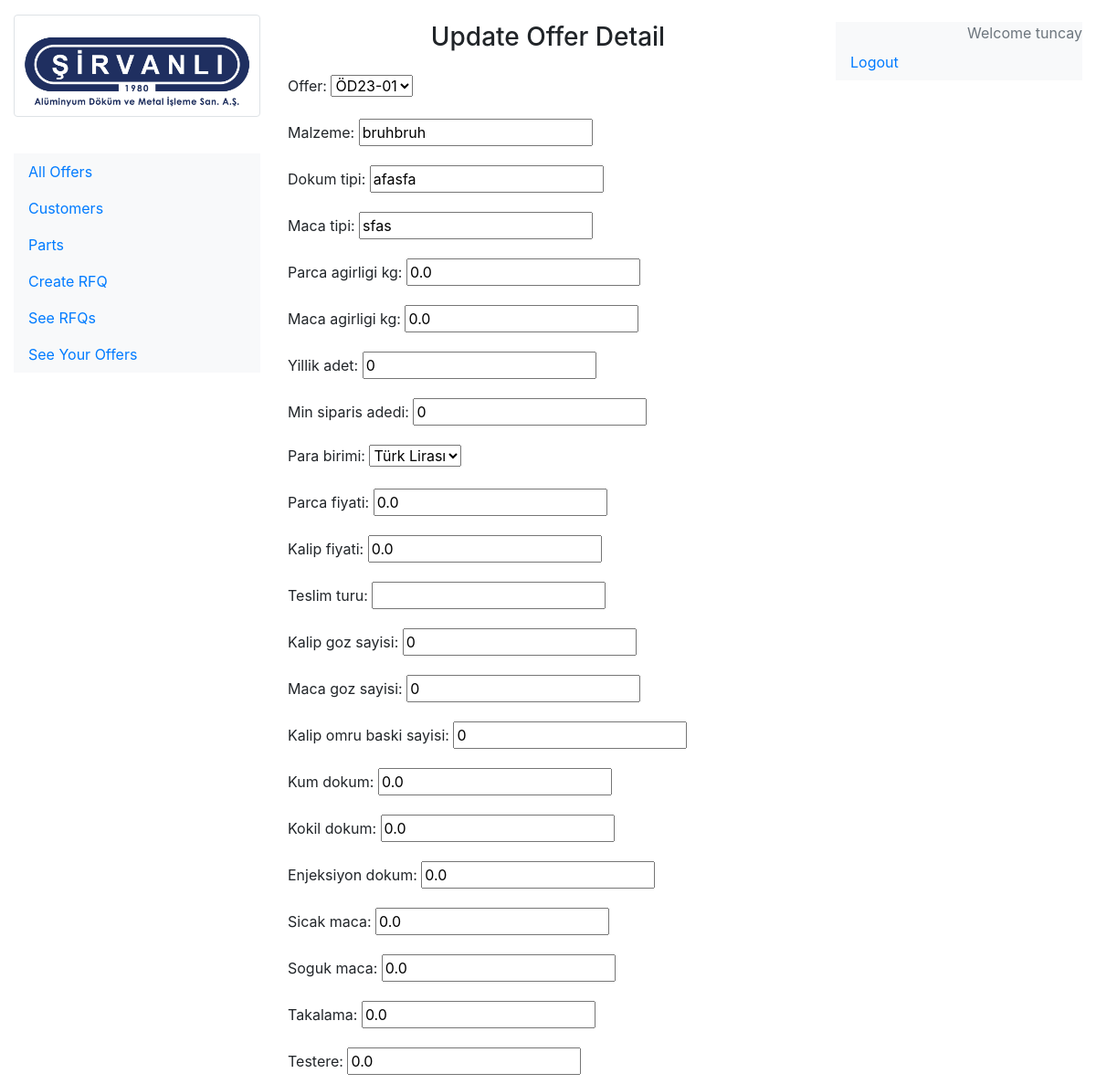
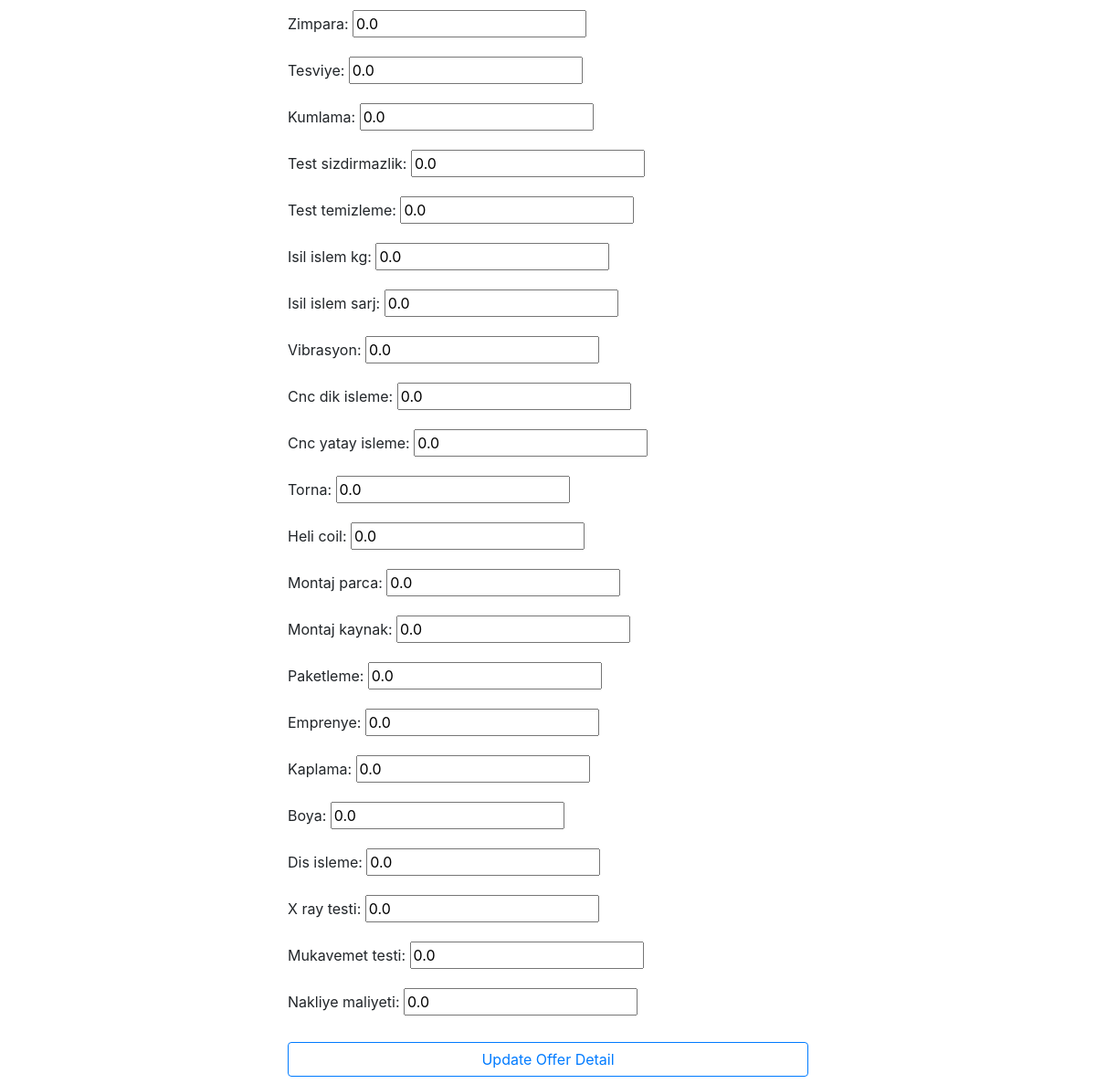
Screenshot of /update-offer-detail/170 (signed in) with the database file from the repository (2 pictures, top to bottom).
### offer/models.py (models this page shows)
class OfferDetail(models.Model):
    offer = models.ForeignKey(Offer, on_delete=models.CASCADE)
    malzeme = models.CharField(max_length=100, blank=True, null=True)
    dokum_tipi = models.CharField(max_length=100, blank=True, null=True)
    maca_tipi = models.CharField(max_length=100, blank=True, null=True)
    parca_agirligi_kg = models.FloatField(default = 0, blank=True, null=True)
    maca_agirligi_kg = models.FloatField(default = 0, blank=True, null=True)
    yillik_adet = models.PositiveIntegerField(default = 0, blank=True, null=True)
    min_siparis_adedi = models.PositiveIntegerField(default = 0, blank=True, null=True)
    para_birimi = models.CharField(max_length=25, choices=(
        ('EUR', 'Euro'),
        ('TL', 'Türk Lirası'),
        ('USD', 'Dollar')
    ), default="TL"
    )
    parca_fiyati = models.FloatField(default = 0, blank=True, null=True)
    kalip_fiyati = models.FloatField(default = 0, blank=True, null=True)
    teslim_turu = models.CharField(max_length=100, blank=True, null=True)
    kalip_goz_sayisi = models.PositiveIntegerField(default = 0, blank=True, null=True)
    maca_goz_sayisi = models.PositiveIntegerField(default = 0, blank=True, null=True)
    kalip_omru_baski_sayisi = models.PositiveIntegerField(default = 0, blank=True, null=True)
    kum_dokum = models.FloatField(default = 0, blank=True, null=True)
    kokil_dokum = models.FloatField(default = 0, blank=True, null=True)
    enjeksiyon_dokum = models.FloatField(default = 0, blank=True, null=True)
    sicak_maca = models.FloatField(default = 0, blank=True, null=True)
    soguk_maca = models.FloatField(default = 0, blank=True, null=True)
    takalama = models.FloatField(default = 0, blank=True, null=True)
    testere = models.FloatField(default = 0, blank=True, null=True)
    zimpara = models.FloatField(default = 0, blank=True, null=True)
    tesviye = models.FloatField(default = 0, blank=True, null=True)
    kumlama = models.FloatField(default = 0, blank=True, null=True)
    test_sizdirmazlik = models.FloatField(default = 0, blank=True, null=True)
    test_temizleme = models.FloatField(default = 0, blank=True, null=True)
    isil_islem_kg = models.FloatField(default = 0, blank=True, null=True)
    isil_islem_sarj = models.FloatField(default = 0, blank=True, null=True)
    vibrasyon = models.FloatField(default = 0, blank=True, null=True)
    cnc_dik_isleme = models.FloatField(default = 0, blank=True, null=True)
    cnc_yatay_isleme = models.FloatField(default = 0, blank=True, null=True)
    torna = models.FloatField(default = 0, blank=True, null=True)
    heli_coil = models.FloatField(default = 0, blank=True, null=True)
    montaj_parca = models.FloatField(default = 0, blank=True, null=True)
    montaj_kaynak = models.FloatField(default = 0, blank=True, null=True)
    paketleme = models.FloatField(default = 0, blank=True, null=True)
    emprenye = models.FloatField(default = 0, blank=True, null=True)
    kaplama = models.FloatField(default = 0, blank=True, null=True)
    boya = models.FloatField(default = 0, blank=True, null=True)
    dis_isleme = models.FloatField(default = 0, blank=True, null=True)
    x_ray_testi = models.FloatField(default = 0, blank=True, null=True)
    mukavemet_testi = models.FloatField(default = 0, blank=True, null=True)
    nakliye_maliyeti = models.FloatField(default = 0, blank=True, null=True)

### offer/views.py (the view)
# urls.py: path("update-offer-detail/<int:id>", views.update_offer_detail_view, name = "update-offer-detail"),
@login_required(login_url='/user/login')
def update_offer_detail_view(request, id):
    offer = get_object_or_404(Offer, id=id)
    offer_detail = OfferDetail.objects.get(offer=offer)
    if request.method == "POST":
        form = CreateOfferDetailForm(request.POST, instance=offer_detail)
        if form.is_valid():
            form.save()
            return redirect('user-offer', id = request.user.id)
    else:
        form = CreateOfferDetailForm(instance=offer_detail)
    context = {'form':form}
    return render(request, 'offer/update-offer-detail.html', context)

### offer/forms.py
class CreateOfferDetailForm(forms.ModelForm):
    class Meta:
        model = OfferDetail
        fields = '__all__'

### offer/models.py (called while the page is built)
    def __str__(self):
        return self.offer_no

### offer/templates/offer/update-offer-detail.html (shortened to what this page needs)
{% extends 'base.html' %}
{% block content %}
    <h3 class="text-center my-4">Update Offer Detail</h3>
    <form action="" method="post" class="form">
        {{form.as_p}}
        <button type="submit" class="btn btn-outline-primary form-control my-2">
            Update Offer Detail
        </button>
    </form>
{% endblock content %}

### templates/right-navbar.html (shortened to what this page needs)
<nav id="sidebar" class="c d-md-block bg-light sidebar my-4">
    <ul class="nav flex-column">
    {% if user.is_authenticated %}
    <div class="text-right text-muted">Welcome {{request.user}}</div>
    <li class="nav-item">
        <a class="nav-link" href="{% url 'logout' %}">
            Logout
        </a>
    </li>
    {% endif %}
    </ul>
</nav>

### rows the page displays
OfferDetail: offer "ÖD23-01", malzeme "bruhbruh", dokum_tipi "afasfa", maca_tipi "sfas", parca_agirligi_kg "0.0", maca_agirligi_kg "0.0", yillik_adet "0", min_siparis_adedi "0", para_birimi "Türk Lirası", parca_fiyati "0.0", kalip_fiyati "0.0", kalip_goz_sayisi "0", maca_goz_sayisi "0", kalip_omru_baski_sayisi "0", kum_dokum "0.0", kokil_dokum "0.0", enjeksiyon_dokum "0.0", sicak_maca "0.0", soguk_maca "0.0", takalama "0.0", testere "0.0", zimpara "0.0", tesviye "0.0", kumlama "0.0", test_sizdirmazlik "0.0", test_temizleme "0.0", isil_islem_kg "0.0", isil_islem_sarj "0.0", vibrasyon "0.0", cnc_dik_isleme "0.0", cnc_yatay_isleme "0.0", torna "0.0", heli_coil "0.0", montaj_parca "0.0", montaj_kaynak "0.0", paketleme "0.0", emprenye "0.0", kaplama "0.0", boya "0.0", dis_isleme "0.0", x_ray_testi "0.0", mukavemet_testi "0.0", nakliye_maliyeti "0.0"

### other values shown
{{ request.user }} "tuncay"
